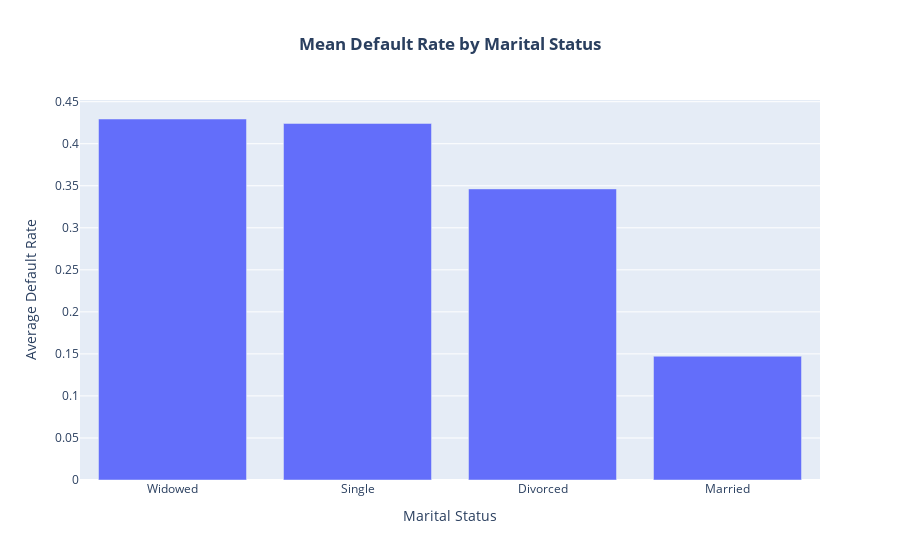

Source (notebook cell):
### Code cell
marital_defaults = data.groupby('marital_status')['loan_status'].mean().reset_index()
marital_defaults = marital_defaults.rename(columns={'loan_status': 'Mean Default Rate'})

# Create the bar plot
fig_marital = px.bar(
    marital_defaults,
    x='marital_status',
    y='Mean Default Rate',
    title='<b>Mean Default Rate by Marital Status</b>',
    labels={'marital_status': 'Marital Status', 'Mean Default Rate': 'Average Default Rate'}
)

# Sort the bars by the default rate
fig_marital.update_layout(xaxis={'categoryorder':'total descending'}, title_x = 0.5)

fig_marital.show()

### Figure 1 — Plotly figure (JSON) as saved in the notebook; plotly's stock layout.template omitted (floating-point values rounded to 4 significant figures)
{"data": [{"hovertemplate": "Marital Status=%{x}<br>Average Default Rate=%{y}<extra></extra>", "legendgroup": "", "marker": {"color": "#636efa", "pattern": {"shape": ""}}, "name": "", "orientation": "v", "showlegend": false, "textposition": "auto", "type": "bar", "x": ["Divorced", "Married", "Single", "Widowed"], "xaxis": "x", "y": [0.3462, 0.1472, 0.4241, 0.4294], "yaxis": "y"}], "layout": {"barmode": "relative", "legend": {"tracegroupgap": 0}, "title": {"text": "<b>Mean Default Rate by Marital Status</b>", "x": 0.5}, "xaxis": {"anchor": "y", "categoryorder": "total descending", "domain": [0, 1], "title": {"text": "Marital Status"}}, "yaxis": {"anchor": "x", "domain": [0, 1], "title": {"text": "Average Default Rate"}}}}
